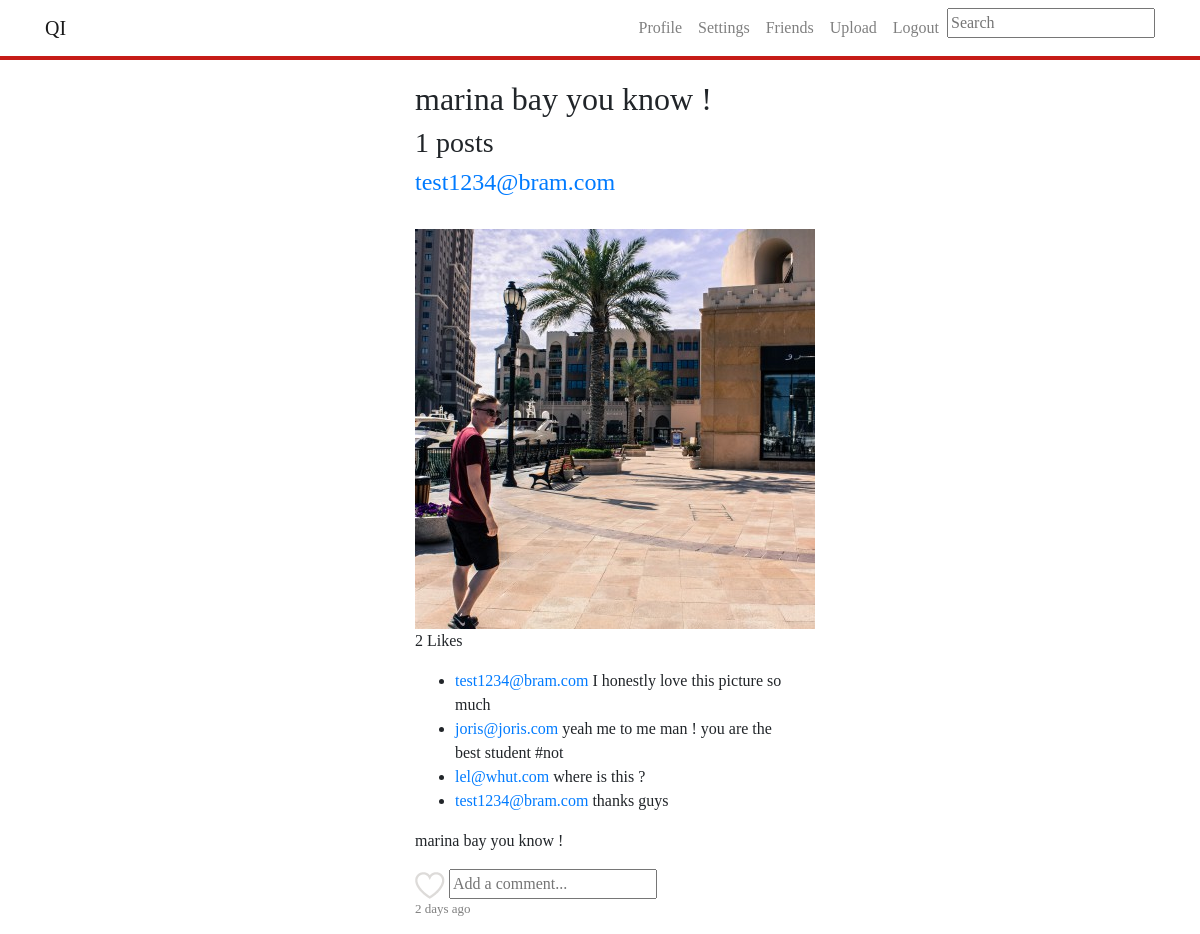
Screenshot of /search.php?txtSearch=marina bay you know ! (signed in) with the database file from the repository.
### tables this page shows
CREATE TABLE `posts` (
  `id` int(11) NOT NULL,
  `filelocation` varchar(500) NOT NULL,
  `imageuserid` int(11) NOT NULL,
  `besch` varchar(500) NOT NULL,
  `user` varchar(500) NOT NULL,
  `timestamp` timestamp NOT NULL DEFAULT CURRENT_TIMESTAMP ON UPDATE CURRENT_TIMESTAMP
);

CREATE TABLE `comments` (
  `commentid` int(11) NOT NULL,
  `commentuserid` int(11) NOT NULL,
  `comment` varchar(300) NOT NULL,
  `commentpostid` int(11) NOT NULL,
  `commenttime` timestamp NOT NULL DEFAULT CURRENT_TIMESTAMP ON UPDATE CURRENT_TIMESTAMP,
  `email` varchar(200) NOT NULL
);

CREATE TABLE `users` (
  `id` int(11) NOT NULL,
  `email` varchar(255) NOT NULL,
  `password` varchar(255) NOT NULL,
  `avatar` varchar(500) NOT NULL,
  `bio` varchar(150) NOT NULL,
  `firstname` varchar(255) NOT NULL,
  `lastname` varchar(255) NOT NULL
);

### classes/postDetails.class.php (called while the page is built, shortened)
<?php
class postDetails{
    public function getPostHour($id){
        $conn = Db::getInstance();
        $postTime = $conn->prepare("SELECT timestamp FROM posts WHERE id = :id");
        $postTime->bindValue(':id', $id);
        $postTime->execute();
        $postTime = $postTime->fetch(PDO::FETCH_ASSOC);
        $currentTime = strtotime(date('Y-m-d H:i:s'));
        $postedTime = strtotime($postTime['timestamp']);
        $difference = $currentTime - $postedTime;
        $days = $difference/60/60/24;
        $hour = $difference/(60*60);
        $minutes = (abs($difference)/60);
        if(number_format($minutes, 0) < 1)
        {
            $result = "A moment ago";
        }
        elseif(number_format($hour, 0) < 1)
        {
            $result = number_format($minutes, 0). " minutes ago" ;
        }
        elseif(number_format($hour, 0) < 24)
        {
            $result = number_format($hour, 0)."h";
        }
        else
        {
            $result = number_format($days, 0)." days ago";
        }
        return $result;
    }
    public function likeCheck($postid){
        $conn = Db::getInstance();
        $likeSenderID = $_SESSION['userid'];
        $likeCheck = $conn->prepare("SELECT * FROM likes WHERE likeimageid = $postid AND likesendid = $likeSenderID");
        $likeCheck->execute();
        if ($likeCheck->rowCount() == 1) {
            return true;
        }
        else{return false;}
    }
    public function getLikes($postid){
    $conn = Db::getInstance();
        $likeCount = $conn->prepare("SELECT likeimageid FROM likes WHERE likeimageid = :likeimageid");
        $likeCount->bindValue(":likeimageid", $postid);
        $likeCount->execute();
        $result = $likeCount->rowCount();
        return $result;
    }
    public function getComments($postid){
        $conn = Db::getInstance();
        $getComments = $conn->prepare("SELECT * from comments where commentpostid = :postid");
        $getComments->bindValue(':postid', $postid);
        $getComments->execute();
        $comments = $getComments->fetchAll();
        return $comments;
    }
}
?>

### classes/User.class.php (called while the page is built, shortened)
<?php
class User{
    public function getProfile($userid)
    {
        $conn=Db::getInstance();
        $getProfile = $conn->prepare("select * from users where id = :id");
        $getProfile->bindValue(':id',$userid);
        $getProfile->execute();
        $profileInfo = $getProfile->fetch(PDO::FETCH_ASSOC);
        return $profileInfo;
    }
}

### search.php (the view, shortened to what this page needs)
<?php
include_once ('classes/postDetails.class.php');
include_once ('classes/User.class.php');
if(isset($_GET['txtSearch'])) {
    $conn = Db::getInstance();
    $searchKeyword = $_GET['txtSearch'];
    $results = array();
    $statement = $conn->prepare("SELECT * FROM posts WHERE besch LIKE :keywords OR user LIKE :keywords ORDER BY id DESC");
    $statement->bindValue(':keywords', '%' . $searchKeyword . '%');
    $statement->execute();
    if($statement->rowCount() >= 1){
        $results = $statement->fetchAll();
        $countPosts = $statement->rowCount();
    }
    else
    {
        $errorMessage = "Helaas, we vonden geen posts die gelijk zijn aan de zoekterm: ".$_GET['txtSearch'];
    }
}
?><!doctype html>
<html lang="en">
<head>
    <link rel="stylesheet" href="css/feed.css">
    <link rel="stylesheet" href="https://maxcdn.bootstrapcdn.com/bootstrap/4.0.0/css/bootstrap.min.css">
</head>
<?php include_once("includes/nav.inc.php"); ?>
<body>
<div class="indexFeed col-lg-4 mx-auto" style="margin-top: 80px;font-family: Oswald;">
    <h2><?php if(isset($countPosts)){echo $_GET['txtSearch'];} ?></h2>
    <h3><?php if(isset($countPosts)){echo "<span>".$countPosts."</span>"." posts";} ?></h3>
        <?php foreach($results as $res): ?>
    <div class="post__user" >
        <h4 class=""><a class="" href="profile.php?userID=<?php echo $res['imageuserid'];?>"><?php echo $res['user']?></a></h4>
    </div>
    <div class="">
        <img class="" src="<?php echo $res['filelocation']?>" alt="">
    </div>
    <p>
        <?php
        $likeCounter = new postDetails();
        $likes = $likeCounter->getLikes($res['id']);
        if($likes == 0) {
            echo "No likes this yet";
        }
        elseif($likes == 1)
        {
            echo $likes." Like";
        }
        else
        {
            echo $likes." Likes";
        }
        ?>
    </p>
    <div style="padding: auto;">
        <ul class="commentsList<?php echo $i; ?>">
            <?php
            $singlePost = new postDetails();
            $comments = $singlePost->getComments($res['id']);
            ?>
            <?php foreach( $comments as $comment): ?>
                <li>
                    <a href="profile.php?userID=<?php echo $comment['commentuserid']; ?>">
                        <?php
                        $user = new User();
                        $r=$user->getProfile($comment['commentuserid']);
                        $email = $r['email'];
                        echo $email;
                        ?></a>
                    <span class="comment-text"><?php echo htmlspecialchars($comment['comment']); ?></span>
                </li>
            <?php endforeach; ?>
        </ul>
        <div class="card-text">
            <p><?php echo $res['besch']?></p>
        </div>
            <?php
            $like = new postDetails();
            $likeCheck = $like->likeCheck($res['id']);
            if($likeCheck)
            {
                $source = "images/heart_filled.png";
                $class = "btnUnlike";
            }
            else
            {
                $source = "images/heart_blank.png";
                $class = "btnLike";
            }
            ?>
    </div>
    <form>
        <img class="likeHeart <?php echo $class; ?> "src="<?php echo $source; ?>" alt="like"
             value="<?php echo $res['id'] ?>">
        <input class="commentField<?php echo $i; ?>" type="text" name="commentField" placeholder="Add a comment...">
    </form>
    <p style="color: grey;font-size: small;">
        <?php
        $timestamp = new postDetails();
        $timestamp = $timestamp->getPostHour($res['id']);
        echo $timestamp;
        ?>
    </p>
    <?php endforeach;?>
</body>
</html>

### includes/nav.inc.php (shortened to what this page needs)
<!doctype html>
<html lang="en">
<head>
    <link rel="stylesheet" href="https://maxcdn.bootstrapcdn.com/bootstrap/4.0.0/css/bootstrap.min.css">
</head>
<body">
<nav style="background-color: white; border-bottom: #c61c18 solid 4px; font-family: Oswald;"; class="navbar navbar-expand-lg navbar-light fixed-top" id="">
    <div class="container">
        <a class="navbar-brand" href="index.php">QI</a>
        <div class="collapse navbar-collapse" id="navbarResponsive">
    <ul class="navbar-nav ml-auto">
        <li class="nav-item">
            <a class="nav-link" href="profile.php?userID=<?php echo $_SESSION['userid'];?>">Profile</a>
        </li>
        <li class="nav-item">
            <a class="nav-link" href="Accountsettings.php">Settings</a>
        </li>
        <li class="nav-item">
            <a class="nav-link" href="friendlist.php">Friends</a>
        </li>
        <li class="nav-item">
            <a class="nav-link" href="imageupload.php">Upload</a>
        </li>
        <li class="nav-item">
            <a class="nav-link" href="includes/logout.inc.php">Logout</a>
        </li>
        <li class="nav-item">
            <div class="searchBar">
                <form name="formSearch" method="get" action="search.php">
                    <span><input id="txtSearch" type="text" name="txtSearch" placeholder="Search" required></span>
                </form>
            </div>
        </li>
    </ul>
        </div>
    </div>
</nav>
</body>
</html>

### css/feed.css (style rules this page uses)
.container { font-family: Oswald; }

### rows the page displays
posts: user "test1234@bram.com", filelocation (picture), likes "2", besch "marina bay you know !", timestamp "2 days ago"
comments: users.email "test1234@bram.com", comment "I honestly love this picture so much"
comments: users.email "joris@joris.com", comment "yeah me to me man ! you are the best student #not"
comments: users.email "lel@whut.com", comment "where is this ?"
comments: users.email "test1234@bram.com", comment "thanks guys"

### other values shown
$_GET['txtSearch'] "marina bay you know !"
$countPosts "1"
